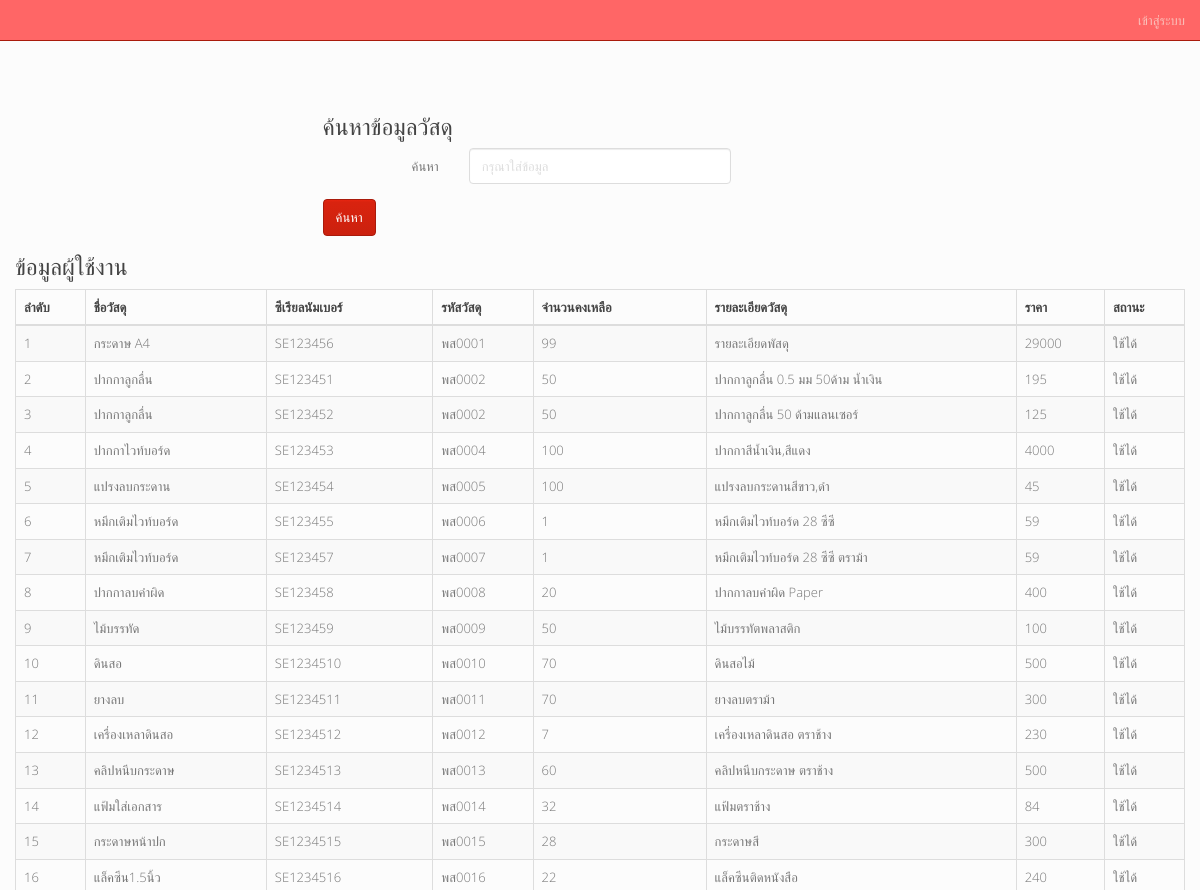
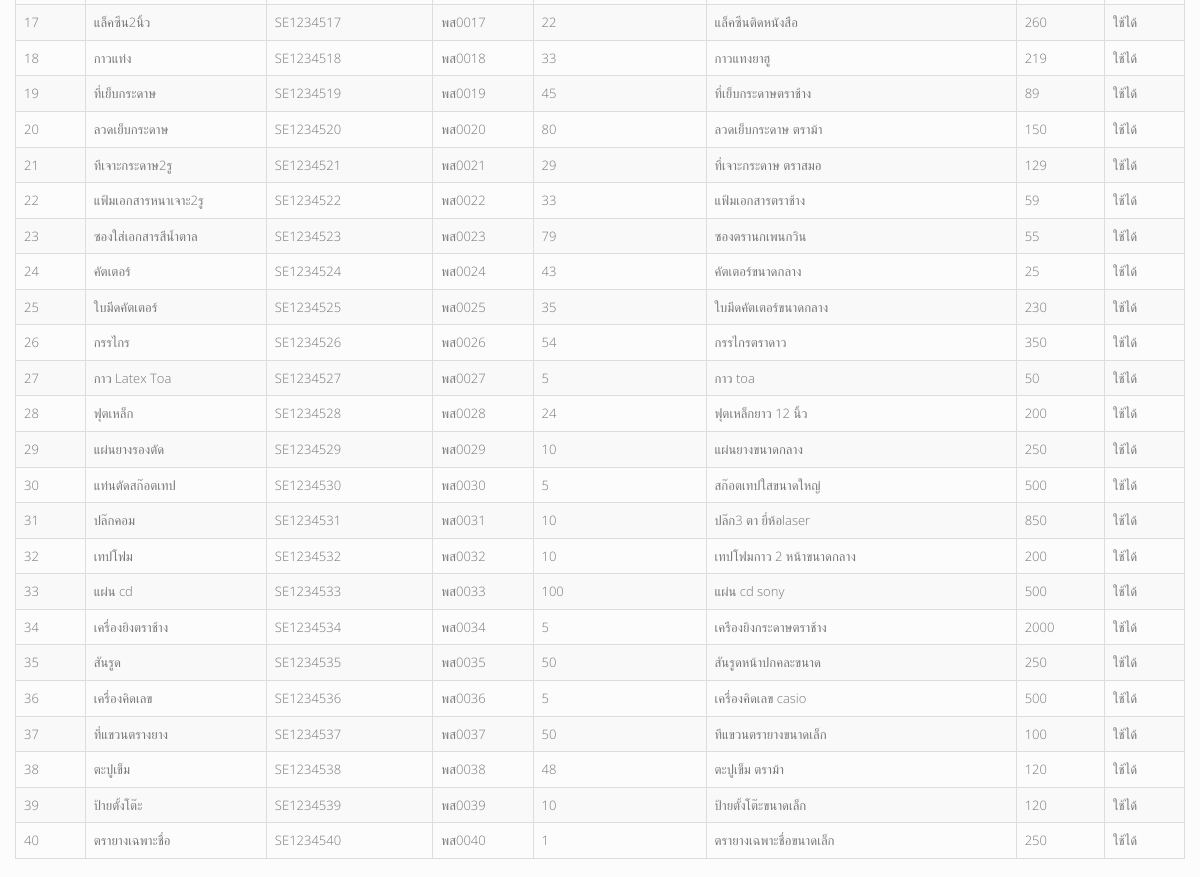
The page /search.php on the database as committed earlier (2 pictures, top to bottom).
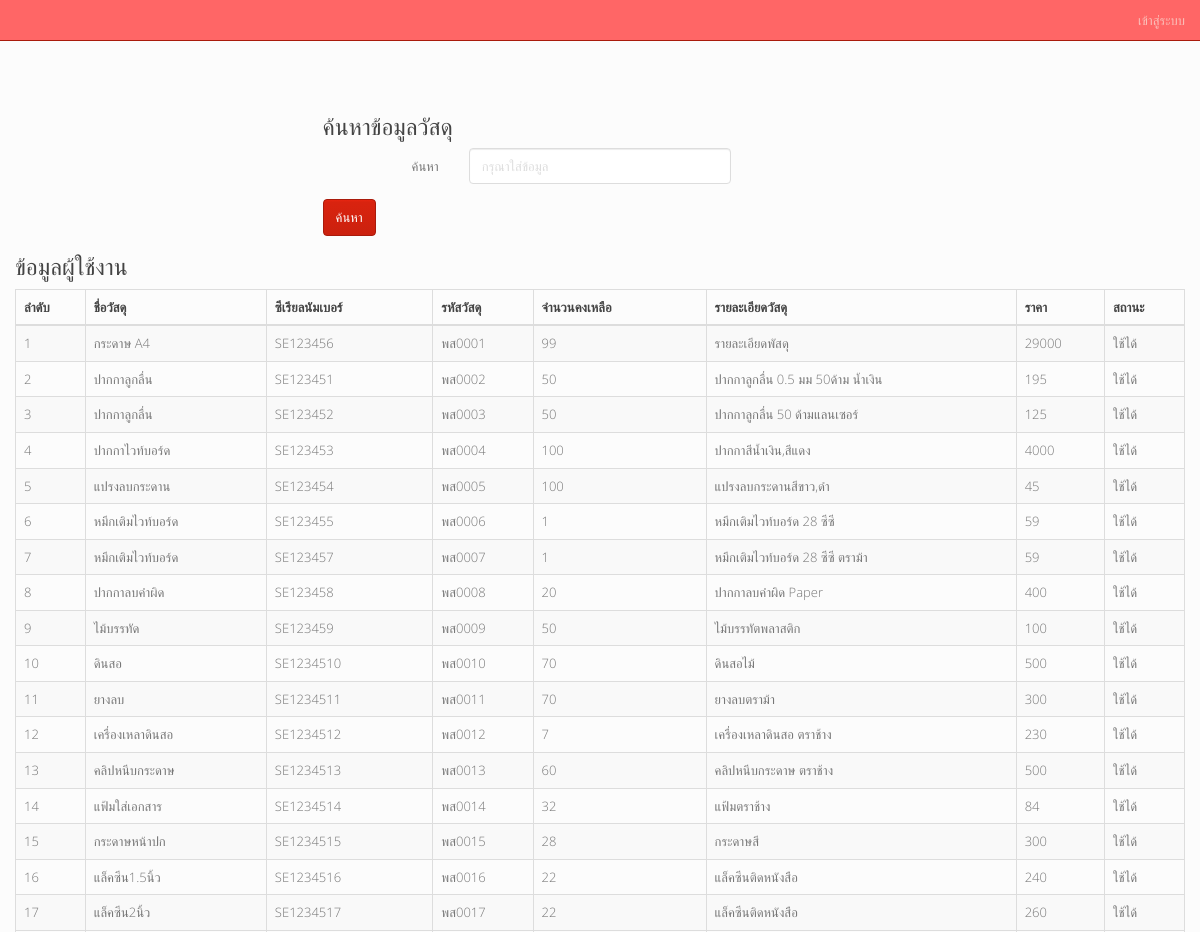
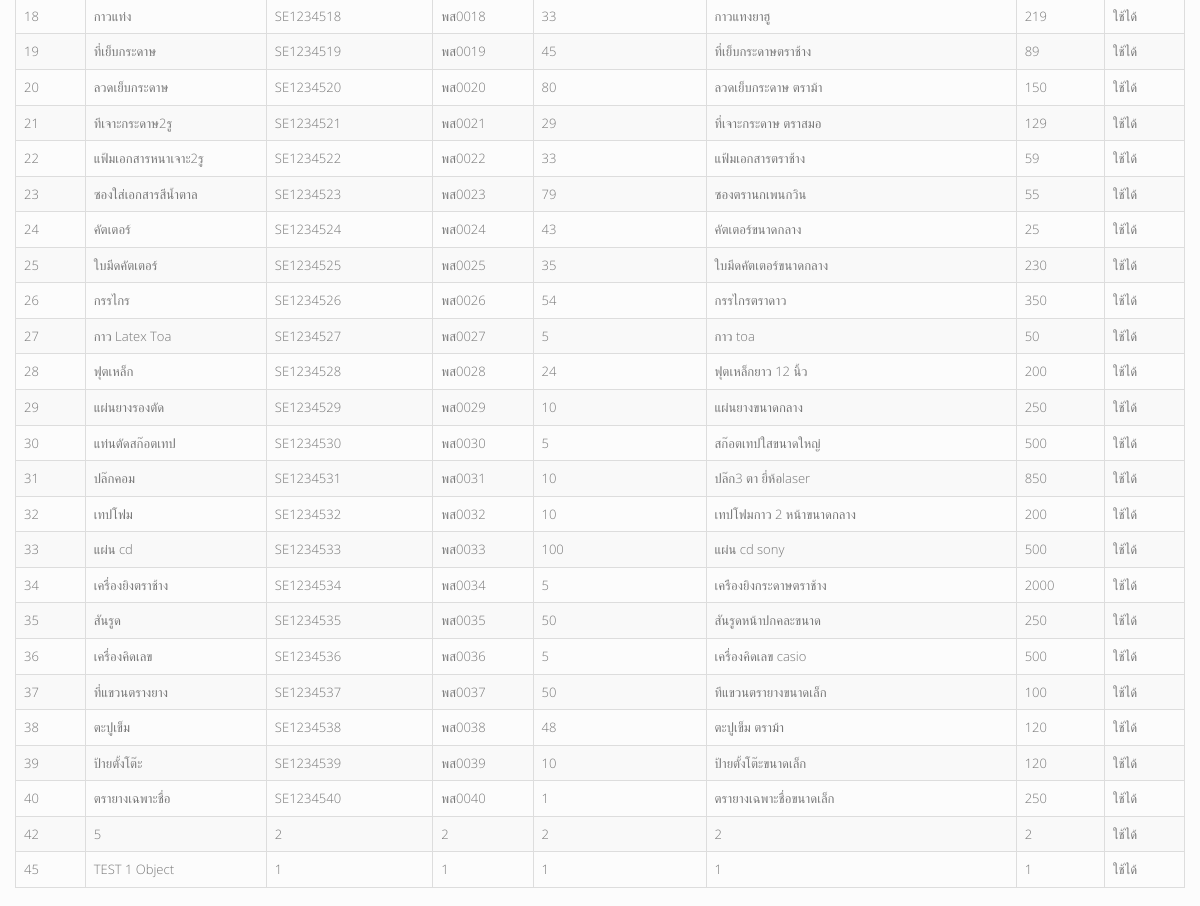
The same page on the database as committed later (2 pictures, top to bottom).
### tables this page shows
CREATE TABLE IF NOT EXISTS `item` (
  `id` int(4) NOT NULL AUTO_INCREMENT,
  `name` varchar(100) NOT NULL,
  `major_id` int(11) NOT NULL,
  `unit_id` int(11) NOT NULL COMMENT 'หน่วย',
  `serial_no` varchar(45) DEFAULT NULL COMMENT 'หมายเลข Serial',
  `item_code` varchar(45) DEFAULT NULL,
  `in_stock` int(11) NOT NULL COMMENT 'จำนวนคงเหลือ',
  `item_detail` text COMMENT 'รายละเอียด',
  `price` double NOT NULL,
  `item_status` enum('ใช้ได้','ใช้ไม่ได้','ยังไม่ตรวจรับ') NOT NULL DEFAULT 'ใช้ได้' COMMENT 'สถานะ',
  PRIMARY KEY (`id`),
  KEY `fk_item_unit1_idx` (`unit_id`)
);

### search.php (the view, shortened to what this page needs)
<?php
if(isset($_POST['search']))
{
    $valueToSearch = $_POST['valueToSearch'];
     $query = "SELECT * FROM `item` WHERE CONCAT(`name`,`item_code`) LIKE '%".$valueToSearch."%'";
     $search_result = filterTable($query);
}
 else {
    $query = "SELECT * FROM `item`";
    $search_result = filterTable($query);
}
function filterTable($query)
{
    $connect = mysqli_connect("localhost", "root", "123456789", "passadu");
    $filter_Result = mysqli_query($connect, $query);
    return $filter_Result;
}
include 'html_head.php';
?>
<!DOCTYPE html>
<html>
    <head>
    </head>
    <body>
    	<h3>ค้นหาข้อมูลวัสดุ</h3>
		<form method="post" action="<?php echo $_SERVER['PHP_SELF'];?>" class="form-horizontal">
        <div class="form-group">
        <label class="control-label col-md-2" for="u-unit">ค้นหา</label>
        <div class="col-md-4">
            <form action="search.php" method="post">
         <input class="form-control" type="text" name="valueToSearch" placeholder="กรุณาใส่ข้อมูล">
          </div>
          </div>
            <input class="btn btn-primary" type="submit" name="search" value="ค้นหา"><br><br></center>
        </div>
            <h3>ข้อมูลผู้ใช้งาน</h3>
			<div class="table-responsive">
				<table class="table table-bordered table-hover table-striped">
    			<thead>
                <tr align="center">
                   <th width="41">ลำดับ</th>
                    <th width="111">ชื่อวัสดุ</th>
                    <th width="102">ซีเรียลนัมเบอร์</th>
                    <th width="60">รหัสวัสดุ</th>
                    <th width="106">จำนวนคงเหลือ</th>
                    <th width="190">รายละเอียดวัสดุ</th>
                    <th width="38">ราคา</th>
                    <th width="49">สถานะ</th>
                  </thead>
    				<tbody>
                <?php while($row = mysqli_fetch_array($search_result)):?>
                <tr>
                    	<td><?php echo $row['id'];?></td>
                   		<td><?php echo $row['name'];?></td>
                 		<td><?php echo $row['serial_no'];?></td>
                 		<td><?php echo $row['item_code'];?></td>
                  		<td><?php echo $row['in_stock'];?></td>
                  		<td><?php echo $row['item_detail'];?></td>
                  		<td><?php echo $row['price'];?></td>
                     	<td><?php echo $row['item_status'];?></td>
                </tr>
                <?php endwhile;?>
            </table>
    </body>
</html>

Rows that differ between the two databases and show on the page:
changed item "SE123452": item_code "พส0002" → "พส0003"
added item: id "42", name "5", serial_no "2", item_code "2", in_stock "2", item_detail "2", price "2", item_status "ใช้ได้"
added item: id "45", name "TEST 1 Object", serial_no "1", item_code "1", in_stock "1", item_detail "1", price "1", item_status "ใช้ได้"
